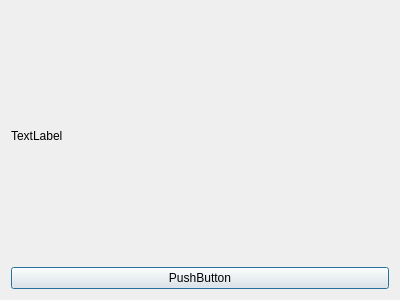
<?xml version="1.0" encoding="UTF-8"?>
<ui version="4.0">
 <class>Dialog</class>
 <widget class="QDialog" name="Dialog">
  <property name="geometry">
   <rect>
    <x>0</x>
    <y>0</y>
    <width>400</width>
    <height>300</height>
   </rect>
  </property>
  <property name="windowTitle">
   <string>Dialog</string>
  </property>
  <layout class="QVBoxLayout" name="verticalLayout">
   <item>
    <widget class="QLabel" name="label">
     <property name="maximumSize">
      <size>
       <width>800</width>
       <height>600</height>
      </size>
     </property>
     <property name="text">
      <string>TextLabel</string>
     </property>
     <property name="scaledContents">
      <bool>true</bool>
     </property>
    </widget>
   </item>
   <item>
    <widget class="QPushButton" name="pushButton">
     <property name="text">
      <string>PushButton</string>
     </property>
    </widget>
   </item>
  </layout>
 </widget>
 <layoutdefault spacing="6" margin="11"/>
 <resources/>
 <connections/>
</ui>
